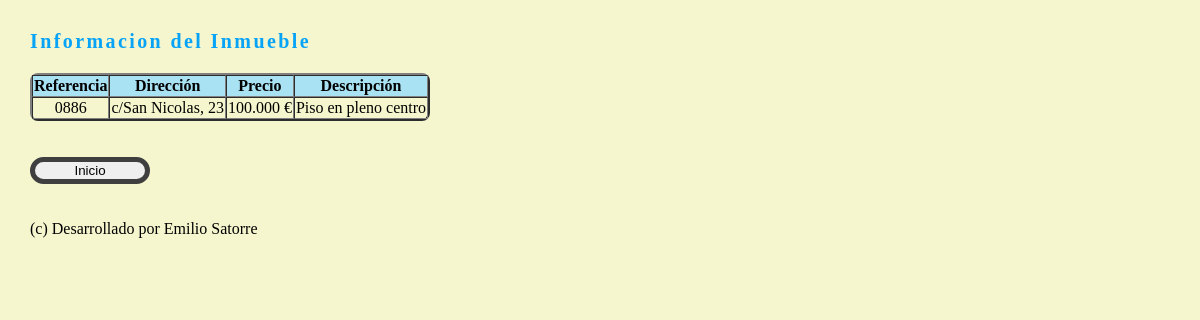
Page /show.php?id=3 on the committed database.
### tables this page shows
CREATE TABLE `piso` (
  `id` int(11) NOT NULL,
  `referencia` varchar(10) NOT NULL,
  `direccion` varchar(40) NOT NULL,
  `precio` varchar(20) NOT NULL,
  `descripcion` varchar(100) NOT NULL
);

### show.php (the view, shortened to what this page needs)
<!DOCTYPE html>
<html lang="en">
<head>
    <link rel="stylesheet" type="text/css" href="style.css">
</head>
<body>
<?php
    $id=$_GET['id'];
    require_once "conexion.php";
    $stmt = $pdo->prepare('SELECT * FROM piso WHERE id=:id');
    $stmt->execute([':id'=>$id]);
    $piso=$stmt->fetch();
?>
<h3>Informacion del Inmueble</h3>
<table border="2" cellspacing="0">
    <tr>
        <th>Referencia</th>
        <th>Dirección</th>
        <th>Precio</th>
        <th>Descripción</th>
    </tr>
    <tr>
        <td><?= $piso['referencia']; ?></td>
        <td><?= $piso['direccion']; ?></td>
        <td><?= $piso['precio']; ?></td>
        <td><?= $piso['descripcion']; ?></td>
</table>
<br><br>
<form action="index.php" method="POST">
    <input id="boton" type="submit" name="" value="Inicio">
</form>
<br><br>
<?php include "footer.php"; ?>

### style.css (style rules this page uses)
input { width: 20%; }
#boton { width: 120px; border-radius: 38px 38px 38px 38px; -moz-border-radius: 38px 38px 38px 38px; -webkit-border-radius: 38px 38px 38px 38px; border: 5px solid #403f40; }
body { margin: 30px; background-color: #F5F6CE; }
th { background-color: #A9E2F3; text-align: center; }
table { text-align: center; border-size: 2px; border-radius: 8px; }
h3 { font-family: "times new roman", times, serif; color: #07A3F7; font-size: 20px; font-weight: bold; letter-spacing: 1.8pt; }

### rows in the picture
piso: referencia "0886", direccion "c/San Nicolas, 23", precio "100.000 €", descripcion "Piso en pleno centro"
